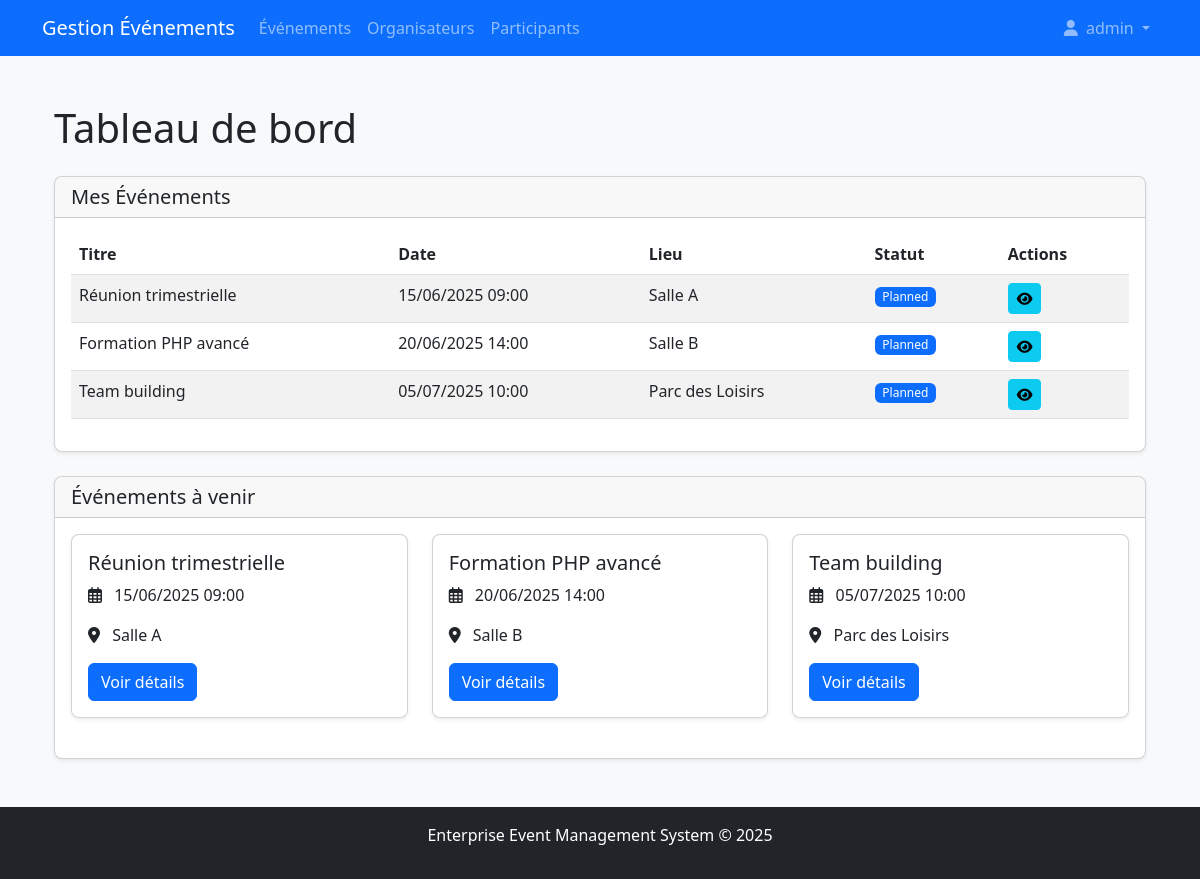
Page /home (signed in) on the committed database.
### tables this page shows
CREATE TABLE events (
    id INT AUTO_INCREMENT PRIMARY KEY,
    organizer_id INT NOT NULL,
    title VARCHAR(100) NOT NULL,
    description TEXT,
    start_datetime DATETIME NOT NULL,
    end_datetime DATETIME NOT NULL,
    location VARCHAR(100) NOT NULL,
    max_participants INT,
    status ENUM('planned', 'ongoing', 'completed', 'cancelled') DEFAULT 'planned',
    created_at TIMESTAMP DEFAULT CURRENT_TIMESTAMP,
    updated_at TIMESTAMP DEFAULT CURRENT_TIMESTAMP ON UPDATE CURRENT_TIMESTAMP,
    FOREIGN KEY (organizer_id) REFERENCES organizers(id) ON DELETE CASCADE
);

### src/Controllers/HomeController.php (called while the page is built, shortened)
<?php
class HomeController {
    private $eventModel;
    public function __construct() {
        $this->eventModel = new Event();
    }
    public function index() {
        $upcomingEvents = $this->eventModel->getUpcomingEvents(5);
        $myEvents = [];
        if (isset($_SESSION['user_role'])) {
            if ($_SESSION['user_role'] === ROLE_ORGANIZER) {
                $organizerModel = new Organizer();
                $organizer = $organizerModel->getByUserId($_SESSION['user_id']);
                if ($organizer) {
                    $myEvents = $this->eventModel->getByOrganizer($organizer['id']);
                }
            } elseif ($_SESSION['user_role'] === ROLE_ADMIN) {
                $myEvents = $this->eventModel->getAll();
            }
        }
        include __DIR__ . '/../views/home.php';
    }
}

### src/Models/Event.php (called while the page is built, shortened)
<?php
class Event {
    private $conn;
    public function __construct() {
        $database = new Database();
        $this->conn = $database->connect();
    }
    public function getUpcomingEvents($limit = 5) {
        $stmt = $this->conn->prepare("SELECT * FROM events WHERE start_datetime >= NOW() ORDER BY start_datetime ASC LIMIT :limit");
        $stmt->bindValue(':limit', $limit, PDO::PARAM_INT);
        $stmt->execute();
        return $stmt->fetchAll(PDO::FETCH_ASSOC);
    }
    public function getAll() {
        $stmt = $this->conn->prepare("
            SELECT e.*, o.first_name AS organizer_first_name, o.last_name AS organizer_last_name
            FROM events e
            JOIN organizers o ON e.organizer_id = o.id
        ");
        $stmt->execute();
        return $stmt->fetchAll(PDO::FETCH_ASSOC);
    }
}

### src/Models/Database.php (called while the page is built, shortened)
<?php
class Database {
    private $host;
    private $db_name;
    private $username;
    private $password;
    public function __construct() {
        $this->host = 'mysql';
        $this->db_name = 'events_db';
        $this->username = 'event_user';
        $this->password = 'event_pass';
    }
    public function connect() {
        $this->conn = null;
        try {
            $this->conn = new PDO(
                "mysql:host=" . $this->host . ";dbname=" . $this->db_name,
                $this->username,
                $this->password
            );
            $this->conn->setAttribute(PDO::ATTR_ERRMODE, PDO::ERRMODE_EXCEPTION);
            $this->conn->exec("set names utf8");
        } catch (PDOException $exception) {
            echo "Connection error: " . $exception->getMessage();
        }
        return $this->conn;
    }
}

### src/views/home.php (the view)
<?php include 'views/partials/header.php'; ?>
<div class="container">
    <h1 class="mb-4">Tableau de bord</h1>
    <?php if (!empty($myEvents)): ?>
        <div class="card mb-4">
            <div class="card-header">
                <h5 class="mb-0">Mes Événements</h5>
            </div>
            <div class="card-body">
                <div class="table-responsive">
                    <table class="table table-striped">
                        <thead>
                            <tr>
                                <th>Titre</th>
                                <th>Date</th>
                                <th>Lieu</th>
                                <th>Statut</th>
                                <th>Actions</th>
                            </tr>
                        </thead>
                        <tbody>
                            <?php foreach ($myEvents as $event): ?>
                                <tr>
                                    <td><?= htmlspecialchars($event['title']); ?></td>
                                    <td><?= date('d/m/Y H:i', strtotime($event['start_datetime'])); ?></td>
                                    <td><?= htmlspecialchars($event['location']); ?></td>
                                    <td>
                                        <span class="badge bg-<?=
                                            $event['status'] === 'planned' ? 'primary' :
                                            ($event['status'] === 'ongoing' ? 'warning text-dark' :
                                            ($event['status'] === 'completed' ? 'success' : 'danger')); ?>">
                                            <?= ucfirst($event['status']); ?>
                                        </span>
                                    </td>
                                    <td>
                                        <a href="<?= BASE_URL; ?>/event/<?= $event['id']; ?>" class="btn btn-sm btn-info">
                                            <i class="fas fa-eye"></i>
                                        </a>
                                    </td>
                                </tr>
                            <?php endforeach; ?>
                        </tbody>
                    </table>
                </div>
            </div>
        </div>
    <?php endif; ?>
    <div class="card">
        <div class="card-header">
            <h5 class="mb-0">Événements à venir</h5>
        </div>
        <div class="card-body">
            <?php if (!empty($upcomingEvents)): ?>
                <div class="row">
                    <?php foreach ($upcomingEvents as $event): ?>
                        <div class="col-md-4 mb-4">
                            <div class="card h-100">
                                <div class="card-body">
                                    <h5 class="card-title"><?= htmlspecialchars($event['title']); ?></h5>
                                    <p class="card-text">
                                        <i class="far fa-calendar-alt me-2"></i>
                                        <?= date('d/m/Y H:i', strtotime($event['start_datetime'])); ?>
                                    </p>
                                    <p class="card-text">
                                        <i class="fas fa-map-marker-alt me-2"></i>
                                        <?= htmlspecialchars($event['location']); ?>
                                    </p>
                                    <a href="<?= BASE_URL; ?>/event/<?= $event['id']; ?>" class="btn btn-primary">
                                        Voir détails
                                    </a>
                                </div>
                            </div>
                        </div>
                    <?php endforeach; ?>
                </div>
            <?php else: ?>
                <p class="mb-0">Aucun événement à venir pour le moment.</p>
            <?php endif; ?>
        </div>
    </div>
</div>
<?php include 'views/partials/footer.php'; ?>

### src/assets/css/style.css (style rules this page uses)
body { background-color: #f8f9fa; min-height: 100vh; display: flex; flex-direction: column; }
.card { border-radius: 0.5rem; box-shadow: 0 0.125rem 0.25rem rgba(0, 0, 0, 0.075); }
.card-header { border-radius: 0.5rem 0.5rem 0 0 !important; }
.table-responsive { overflow-x: auto; }
.badge { font-weight: 500; padding: 0.35em 0.65em; }

### rows in the picture
events: title "Réunion trimestrielle", start_datetime "15/06/2025 09:00", location "Salle A", status "Planned"
events: title "Formation PHP avancé", start_datetime "20/06/2025 14:00", location "Salle B", status "Planned"
events: title "Team building", start_datetime "05/07/2025 10:00", location "Parc des Loisirs", status "Planned"

### other values in the picture
$_SESSION['username'] "admin"
